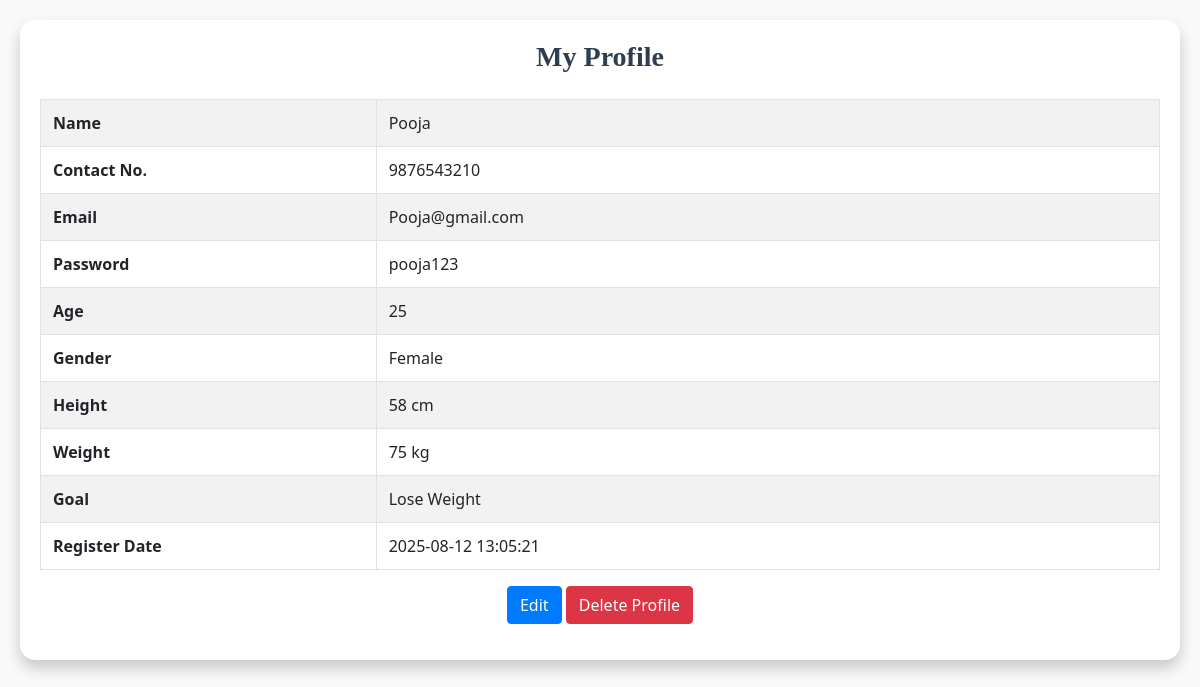
Screenshot of /view_profile.php (signed in) with the database file from the repository.
### tables this page shows
CREATE TABLE `users` (
  `id` int(11) NOT NULL,
  `name` varchar(100) NOT NULL,
  `email` varchar(100) NOT NULL,
  `phone` varchar(15) NOT NULL,
  `password` varchar(255) NOT NULL,
  `created_at` timestamp NOT NULL DEFAULT current_timestamp(),
  `age` int(11) NOT NULL,
  `gender` varchar(10) NOT NULL,
  `height` int(11) NOT NULL,
  `weight` int(11) NOT NULL,
  `goal` varchar(50) NOT NULL
);

### view_profile.php (the view, shortened to what this page needs)
<?php
include("db_connect.php");
$user_id = $_SESSION['user_id'];
$query = "Select name, email, phone, password, created_at, age, gender, height, weight, goal from users where id='$user_id'";
$result = mysqli_query($conn, $query);
$user_data = mysqli_fetch_assoc($result);
?>
<html>
<head>
    <link rel="stylesheet" href="https://maxcdn.bootstrapcdn.com/bootstrap/4.5.2/css/bootstrap.min.css">
</head>
<body>
<div class="profile-card">
    <h3>My Profile</h3>
    <form id="profileForm" method="POST">
        <table class="table table-bordered table-striped">
            <tbody>
                <tr>
                    <th width="30%">Name</th>
                    <td>
                        <span class="view-field"><?= htmlspecialchars($user_data['name']) ?></span>
                    </td>
                </tr>
                <tr>
                    <th>Contact No.</th>
                    <td>
                        <span class="view-field"><?= htmlspecialchars($user_data['phone']) ?></span>
                    </td>
                </tr>
                <tr>
                    <th>Email</th>
                    <td>
                        <span class="view-field"><?= htmlspecialchars($user_data['email']) ?></span>
                    </td>
                </tr>
                <tr>
                    <th>Password</th>
                    <td>
                        <span class="view-field"><?= htmlspecialchars($user_data['password']) ?></span>
                    </td>
                </tr>
                <tr>
                    <th>Age</th>
                    <td>
                        <span class="view-field"><?= htmlspecialchars($user_data['age']) ?></span>
                    </td>
                </tr>
                <tr>
                    <th>Gender</th>
                    <td>
                        <span class="view-field"><?= htmlspecialchars($user_data['gender']) ?></span>
                    </td>
                </tr>
                <tr>
                    <th>Height</th>
                    <td>
                        <span class="view-field"><?= htmlspecialchars($user_data['height']) ?> cm</span>
                    </td>
                </tr>
                <tr>
                    <th>Weight</th>
                    <td>
                        <span class="view-field"><?= htmlspecialchars($user_data['weight']) ?> kg</span>
                    </td>
                </tr>
                <tr>
                    <th>Goal</th>
                    <td>
                        <span class="view-field"><?= htmlspecialchars($user_data['goal']) ?></span>
                    </td>
                </tr>
                <tr>
                    <th>Register Date</th>
                    <td><span class="view-field"><?= htmlspecialchars($user_data['created_at']) ?></span></td>
                </tr>
            </tbody>
        </table>
        <div class="text-center">
            <button type="button" id="edit-btn" class="btn btn-primary">Edit</button>
            <button type="button" id="delete-btn" class="btn btn-danger">Delete Profile</button>
        </div>
    </form>
</div>
</body>
</html>

### view_profile.php (style rules this page uses)
body { background-color: #f9f9f9; font-family: 'Segoe UI', sans-serif; }
.profile-card { margin: 20px; padding: 20px; background: #fff; border-radius: 15px; box-shadow: 0px 8px 15px rgba(0,0,0,0.2); }
h3 { font-family: 'Times New Roman'; font-weight: bold; color: #2c3e50; text-align: center; margin-bottom: 25px; }
table { font-size: 16px; }

### rows the page displays
users: name "Pooja", phone "9876543210", email "Pooja@gmail.com", password "pooja123", age "25", gender "Female", height "58", weight "75", goal "Lose Weight", created_at "2025-08-12 13:05:21"
